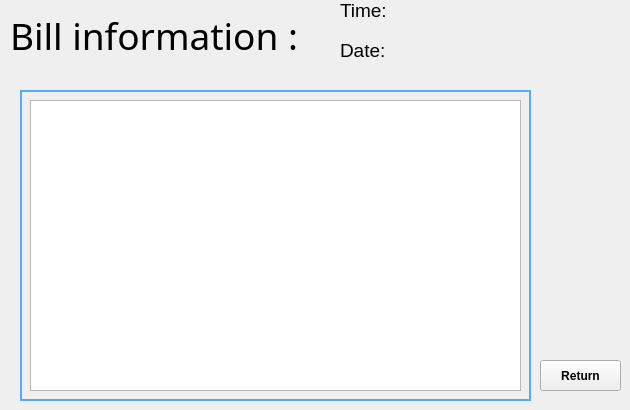
      <widget class="QWidget" name="viewBill">
       <attribute name="title">
        <string>viewBill</string>
       </attribute>
       <widget class="QPushButton" name="return_11">
        <property name="geometry">
         <rect>
          <x>540</x>
          <y>360</y>
          <width>81</width>
          <height>31</height>
         </rect>
        </property>
        <property name="font">
         <font>
          <family>Arial</family>
          <weight>75</weight>
          <bold>true</bold>
         </font>
        </property>
        <property name="styleSheet">
         <string notr="true">#return_1
{
	border-radius:15px;
	background:transparent;
	border:2px solid rgb(85, 170, 255);
}

#return_1:hover
{
	background:rgb(85, 170, 255);
}</string>
        </property>
        <property name="text">
         <string>Return</string>
        </property>
       </widget>
       <widget class="QLabel" name="label_375">
        <property name="geometry">
         <rect>
          <x>340</x>
          <y>40</y>
          <width>47</width>
          <height>21</height>
         </rect>
        </property>
        <property name="font">
         <font>
          <pointsize>14</pointsize>
         </font>
        </property>
        <property name="text">
         <string>Date:</string>
        </property>
       </widget>
       <widget class="QLabel" name="label_377">
        <property name="geometry">
         <rect>
          <x>10</x>
          <y>0</y>
          <width>331</width>
          <height>71</height>
         </rect>
        </property>
        <property name="font">
         <font>
          <family>Arial Rounded MT Bold</family>
          <pointsize>28</pointsize>
         </font>
        </property>
        <property name="text">
         <string>Bill information :</string>
        </property>
       </widget>
       <widget class="QLabel" name="label_376">
        <property name="geometry">
         <rect>
          <x>340</x>
          <y>0</y>
          <width>47</width>
          <height>21</height>
         </rect>
        </property>
        <property name="font">
         <font>
          <pointsize>14</pointsize>
         </font>
        </property>
        <property name="text">
         <string>Time:</string>
        </property>
       </widget>
       <widget class="QFrame" name="frame_76">
        <property name="geometry">
         <rect>
          <x>20</x>
          <y>90</y>
          <width>511</width>
          <height>311</height>
         </rect>
        </property>
        <property name="styleSheet">
         <string notr="true">#frame_76
{
	border:2px solid rgb(85, 170, 255);
}</string>
        </property>
        <property name="frameShape">
         <enum>QFrame::StyledPanel</enum>
        </property>
        <property name="frameShadow">
         <enum>QFrame::Raised</enum>
        </property>
        <widget class="QTableView" name="billinfo_2">
         <property name="geometry">
          <rect>
           <x>10</x>
           <y>10</y>
           <width>491</width>
           <height>291</height>
          </rect>
         </property>
        </widget>
       </widget>
       <widget class="QLabel" name="date_7">
        <property name="geometry">
         <rect>
          <x>390</x>
          <y>40</y>
          <width>131</width>
          <height>21</height>
         </rect>
        </property>
        <property name="text">
         <string/>
        </property>
       </widget>
       <widget class="QLabel" name="time_8">
        <property name="geometry">
         <rect>
          <x>390</x>
          <y>0</y>
          <width>141</width>
          <height>21</height>
         </rect>
        </property>
        <property name="text">
         <string/>
        </property>
       </widget>
      </widget>
